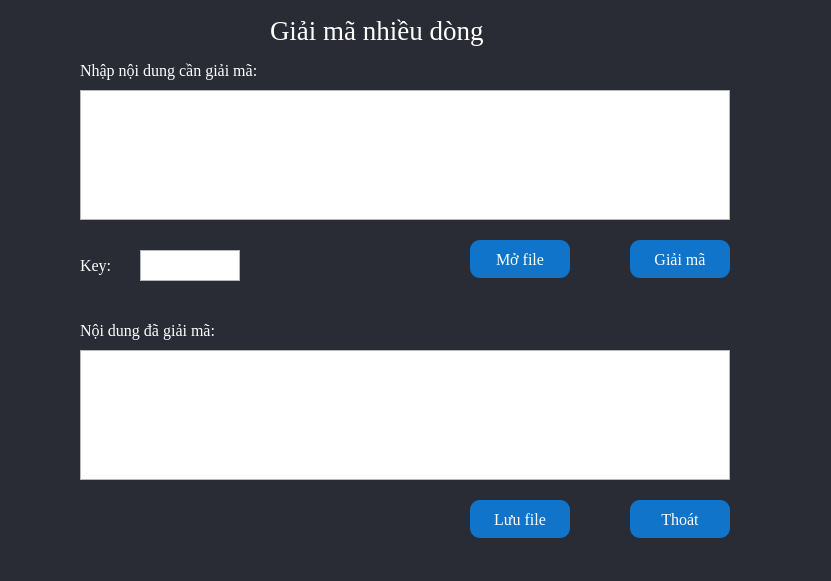
<?xml version="1.0" encoding="UTF-8"?>
<ui version="4.0">
 <class>Form</class>
 <widget class="QWidget" name="Form">
  <property name="geometry">
   <rect>
    <x>0</x>
    <y>0</y>
    <width>831</width>
    <height>581</height>
   </rect>
  </property>
  <property name="sizeIncrement">
   <size>
    <width>0</width>
    <height>0</height>
   </size>
  </property>
  <property name="windowTitle">
   <string>Form</string>
  </property>
  <property name="styleSheet">
   <string notr="true">#Form{
background-color: #292C35;
color: rgb(255, 255, 255);
}
#btnGiaiMa{
	background-color: #1074CA;
	color: rgb(255, 255, 255);
	border-radius: 10px;
}
#btnOpenFile{
	background-color: #1074CA;
	color: rgb(255, 255, 255);
	border-radius: 10px;
}
#btnSaveFile{
	background-color: #1074CA;
	color: rgb(255, 255, 255);
	border-radius: 10px;

}
#btnClose{
	background-color: #1074CA;
	color: rgb(255, 255, 255);
	border-radius: 10px;

}</string>
  </property>
  <widget class="QTextEdit" name="txtVanBanGoc">
   <property name="geometry">
    <rect>
     <x>80</x>
     <y>350</y>
     <width>650</width>
     <height>130</height>
    </rect>
   </property>
   <property name="font">
    <font>
     <family>Times New Roman</family>
     <pointsize>12</pointsize>
    </font>
   </property>
   <property name="styleSheet">
    <string notr="true">font: 12pt &quot;Times New Roman&quot;;
color: rgb(255, 255, 255);</string>
   </property>
  </widget>
  <widget class="QLabel" name="label_2">
   <property name="geometry">
    <rect>
     <x>80</x>
     <y>60</y>
     <width>221</width>
     <height>21</height>
    </rect>
   </property>
   <property name="font">
    <font>
     <family>Times New Roman</family>
     <pointsize>12</pointsize>
    </font>
   </property>
   <property name="styleSheet">
    <string notr="true">color: rgb(255, 255, 255);</string>
   </property>
   <property name="text">
    <string>Nhập nội dung cần giải mã:</string>
   </property>
  </widget>
  <widget class="QTextEdit" name="txtKey">
   <property name="geometry">
    <rect>
     <x>140</x>
     <y>250</y>
     <width>100</width>
     <height>31</height>
    </rect>
   </property>
   <property name="font">
    <font>
     <family>Times New Roman</family>
     <pointsize>12</pointsize>
    </font>
   </property>
   <property name="styleSheet">
    <string notr="true">color: rgb(255, 255, 255);
font: 12pt &quot;Times New Roman&quot;;</string>
   </property>
  </widget>
  <widget class="QLabel" name="label_3">
   <property name="geometry">
    <rect>
     <x>80</x>
     <y>250</y>
     <width>41</width>
     <height>31</height>
    </rect>
   </property>
   <property name="font">
    <font>
     <family>Times New Roman</family>
     <pointsize>12</pointsize>
    </font>
   </property>
   <property name="styleSheet">
    <string notr="true">font: 12pt &quot;Times New Roman&quot;;
color: rgb(255, 255, 255);</string>
   </property>
   <property name="text">
    <string>Key:</string>
   </property>
  </widget>
  <widget class="QLabel" name="label">
   <property name="geometry">
    <rect>
     <x>270</x>
     <y>0</y>
     <width>291</width>
     <height>61</height>
    </rect>
   </property>
   <property name="font">
    <font>
     <family>Times New Roman</family>
     <pointsize>20</pointsize>
     <weight>50</weight>
     <italic>false</italic>
     <bold>false</bold>
    </font>
   </property>
   <property name="styleSheet">
    <string notr="true">color: rgb(255, 255, 255);</string>
   </property>
   <property name="text">
    <string>Giải mã nhiều dòng</string>
   </property>
  </widget>
  <widget class="QPushButton" name="btnOpenFile">
   <property name="geometry">
    <rect>
     <x>470</x>
     <y>240</y>
     <width>100</width>
     <height>38</height>
    </rect>
   </property>
   <property name="font">
    <font>
     <family>Times New Roman</family>
     <pointsize>12</pointsize>
    </font>
   </property>
   <property name="text">
    <string>Mở file</string>
   </property>
   <property name="icon">
    <iconset>
     <normaloff>../icon/mo.png</normaloff>../icon/mo.png</iconset>
   </property>
  </widget>
  <widget class="QTextEdit" name="txtCiphertext">
   <property name="geometry">
    <rect>
     <x>80</x>
     <y>90</y>
     <width>650</width>
     <height>130</height>
    </rect>
   </property>
   <property name="styleSheet">
    <string notr="true">font: 12pt &quot;Times New Roman&quot;;
color: rgb(255, 255, 255);
</string>
   </property>
  </widget>
  <widget class="QPushButton" name="btnSaveFile">
   <property name="geometry">
    <rect>
     <x>470</x>
     <y>500</y>
     <width>100</width>
     <height>38</height>
    </rect>
   </property>
   <property name="font">
    <font>
     <family>Times New Roman</family>
     <pointsize>12</pointsize>
    </font>
   </property>
   <property name="text">
    <string>Lưu file</string>
   </property>
   <property name="icon">
    <iconset>
     <normaloff>../icon/luufile.png</normaloff>../icon/luufile.png</iconset>
   </property>
   <property name="iconSize">
    <size>
     <width>16</width>
     <height>16</height>
    </size>
   </property>
   <property name="checkable">
    <bool>false</bool>
   </property>
  </widget>
  <widget class="QPushButton" name="btnGiaiMa">
   <property name="geometry">
    <rect>
     <x>630</x>
     <y>240</y>
     <width>100</width>
     <height>38</height>
    </rect>
   </property>
   <property name="font">
    <font>
     <family>Times New Roman</family>
     <pointsize>12</pointsize>
    </font>
   </property>
   <property name="text">
    <string>Giải mã</string>
   </property>
   <property name="icon">
    <iconset>
     <normaloff>../icon/gm_.png</normaloff>../icon/gm_.png</iconset>
   </property>
  </widget>
  <widget class="QLabel" name="label_4">
   <property name="geometry">
    <rect>
     <x>80</x>
     <y>320</y>
     <width>181</width>
     <height>21</height>
    </rect>
   </property>
   <property name="font">
    <font>
     <family>Times New Roman</family>
     <pointsize>12</pointsize>
    </font>
   </property>
   <property name="styleSheet">
    <string notr="true">color: rgb(255, 255, 255);</string>
   </property>
   <property name="text">
    <string>Nội dung đã giải mã:</string>
   </property>
  </widget>
  <widget class="QPushButton" name="btnClose">
   <property name="geometry">
    <rect>
     <x>630</x>
     <y>500</y>
     <width>100</width>
     <height>38</height>
    </rect>
   </property>
   <property name="font">
    <font>
     <family>Times New Roman</family>
     <pointsize>12</pointsize>
    </font>
   </property>
   <property name="text">
    <string>Thoát</string>
   </property>
   <property name="icon">
    <iconset>
     <normaloff>../icon/thoat.png</normaloff>../icon/thoat.png</iconset>
   </property>
   <property name="iconSize">
    <size>
     <width>20</width>
     <height>20</height>
    </size>
   </property>
   <property name="checkable">
    <bool>false</bool>
   </property>
  </widget>
 </widget>
 <resources/>
 <connections/>
</ui>
